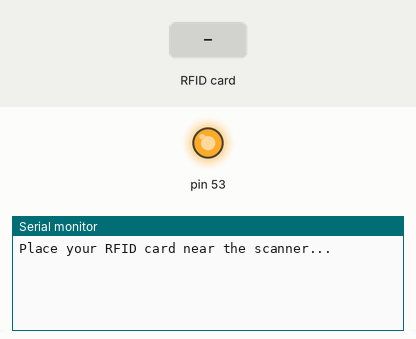
A sketch run on a simulated Arduino Mega 2560, built with avr-gcc and run on an emulated ATmega2560. Shown: output pins drawn as LEDs (lit = HIGH), the last lines printed to the serial monitor. The test bench sets the inputs (shaded band).

Above: at 1.2 s.
1.3 s: RFID card 29 48 12 05 held to the reader
At 1.8 s:
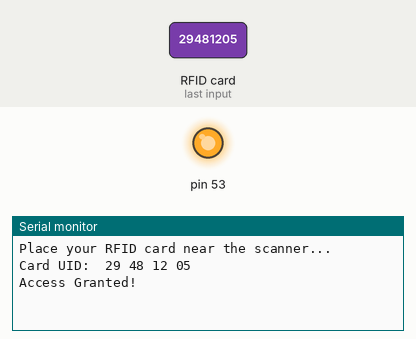
2.8 s: RFID card 5E 7A 19 C4 held to the reader
At 3.2 s:
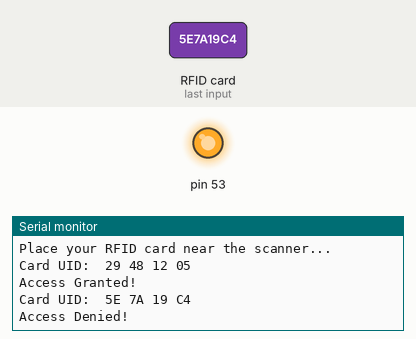

The sketch:

RFID.ino
```cpp
#include <SPI.h>
#include <MFRC522.h>

#define SS_PIN 5    // Slave Select pin
#define RST_PIN 22  // Reset pin

MFRC522 mfrc522(SS_PIN, RST_PIN);  // Create MFRC522 instance

// Predefined RFID card UID (Modify this with your card's UID)
byte authorizedUID[] = {0x29, 0x48, 0x12, 0x05}; // Replace with your actual card UID

void setup() {
    Serial.begin(115200);
    SPI.begin();         // Initialize SPI bus
    mfrc522.PCD_Init();  // Initialize RFID module
    Serial.println("Place your RFID card near the scanner...");
}

void loop() {
    // Look for new cards
    if (!mfrc522.PICC_IsNewCardPresent()) {
        return;
    }

    // Select one of the cards
    if (!mfrc522.PICC_ReadCardSerial()) {
        return;
    }

    Serial.print("Card UID: ");
    for (byte i = 0; i < mfrc522.uid.size; i++) {
        Serial.print(mfrc522.uid.uidByte[i] < 0x10 ? " 0" : " ");
        Serial.print(mfrc522.uid.uidByte[i], HEX);
    }
    Serial.println();

    // Check if the scanned UID matches the predefined UID
    if (isAuthorized(mfrc522.uid.uidByte, mfrc522.uid.size)) {
        Serial.println("Access Granted!");
    } else {
        Serial.println("Access Denied!");
    }

    // Halt the PICC (Power-down the RFID card)
    mfrc522.PICC_HaltA();
    mfrc522.PCD_StopCrypto1();
}

// Function to check if the UID matches the authorized card
bool isAuthorized(byte *uid, byte length) {
    for (byte i = 0; i < length; i++) {
        if (uid[i] != authorizedUID[i]) {
            return false;
        }
    }
    return true;
}
```

Measured:
- after the input at 1.3 s, the serial monitor: prints a new line at once (image 1)
- after the input at 2.8 s, the serial monitor: prints a new line at once (image 2)
